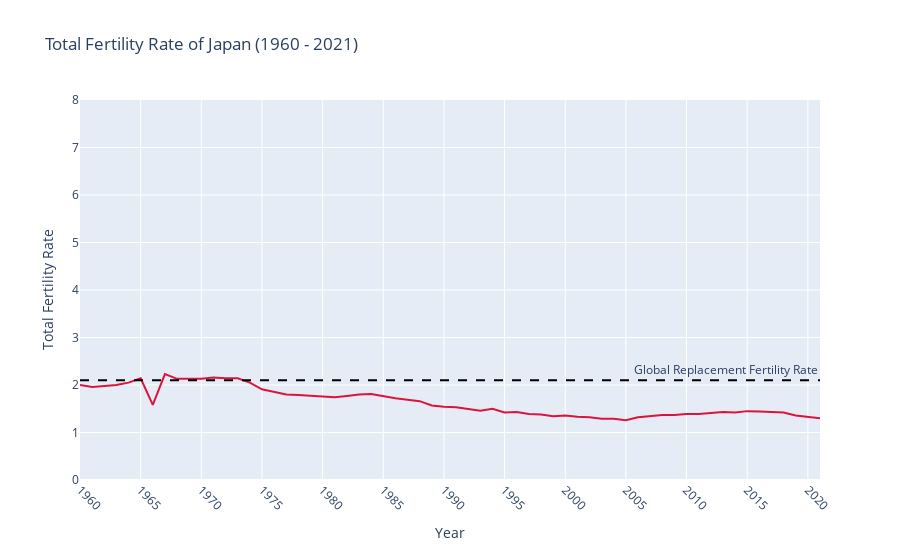

The notebook cell saved with this chart:
### Code cell
# Plot fertility rate for Japan only over 1960-2021
import plotly.express as px

fig = px.line(fertility_rates, x="Year", y="Japan", title="Total Fertility Rate in Japan")
fig.update_traces(line_color='crimson') # Change color of line
fig.update_xaxes(tickmode='linear', tick0=1960, dtick=5, tickangle=45) # Only show x-axis labels every 5 years and rotate them 45 degrees
fig.update_yaxes(range=[0, 8]) # Set y-axis range to 0-8
fig.update_layout(title_text='Total Fertility Rate of Japan (1960 - 2021)', xaxis_title='Year', yaxis_title='Total Fertility Rate') # Plot and axis titles
fig.add_hline(y=2.1, line_dash="dash", line_color="black", annotation_text="Global Replacement Fertility Rate", annotation_position="top right") # Indicate global average fertility rate of 2.1 with horizontal line
fig.show()

### Figure 1 — Plotly figure (JSON) as saved in the notebook; plotly's stock layout.template omitted (floating-point values rounded to 4 significant figures)
{"data": [{"hovertemplate": "Year=%{x}<br>Japan=%{y}<extra></extra>", "legendgroup": "", "line": {"color": "crimson", "dash": "solid"}, "marker": {"symbol": "circle"}, "mode": "lines", "name": "", "orientation": "v", "showlegend": false, "type": "scatter", "x": ["1960", "1961", "1962", "1963", "1964", "1965", "1966", "1967", "1968", "1969", "1970", "1971", "1972", "1973", "1974", "1975", "1976", "1977", "1978", "1979", "1980", "1981", "1982", "1983", "1984", "1985", "1986", "1987", "1988", "1989", "1990", "1991", "1992", "1993", "1994", "1995", "1996", "1997", "1998", "1999", "2000", "2001", "2002", "2003", "2004", "2005", "2006", "2007", "2008", "2009", "2010", "2011", "2012", "2013", "2014", "2015", "2016", "2017", "2018", "2019", "2020", "2021"], "xaxis": "x", "y": [2, 1.96, 1.98, 2, 2.05, 2.14, 1.58, 2.23, 2.13, 2.13, 2.13, 2.16, 2.14, 2.14, 2.05, 1.91, 1.85, 1.8, 1.79, 1.77, 1.75, 1.74, 1.77, 1.8, 1.81, 1.76, 1.72, 1.69, 1.66, 1.57, 1.54, 1.53, 1.5, 1.46, 1.5, 1.42, 1.43, 1.39, 1.38, 1.34, 1.36, 1.33, 1.32, 1.29, 1.29, 1.26, 1.32, 1.34, 1.37, 1.37, 1.39, 1.39, 1.41, 1.43, 1.42, 1.45, 1.44, 1.43, 1.42, 1.36, 1.33, 1.3], "yaxis": "y"}], "layout": {"annotations": [{"showarrow": false, "text": "Global Replacement Fertility Rate", "x": 1, "xanchor": "right", "xref": "x domain", "y": 2.1, "yanchor": "bottom", "yref": "y"}], "legend": {"tracegroupgap": 0}, "shapes": [{"line": {"color": "black", "dash": "dash"}, "type": "line", "x0": 0, "x1": 1, "xref": "x domain", "y0": 2.1, "y1": 2.1, "yref": "y"}], "title": {"text": "Total Fertility Rate of Japan (1960 - 2021)"}, "xaxis": {"anchor": "y", "domain": [0, 1], "dtick": 5, "tick0": 1960, "tickangle": 45, "tickmode": "linear", "title": {"text": "Year"}}, "yaxis": {"anchor": "x", "domain": [0, 1], "range": [0, 8], "title": {"text": "Total Fertility Rate"}}}}
